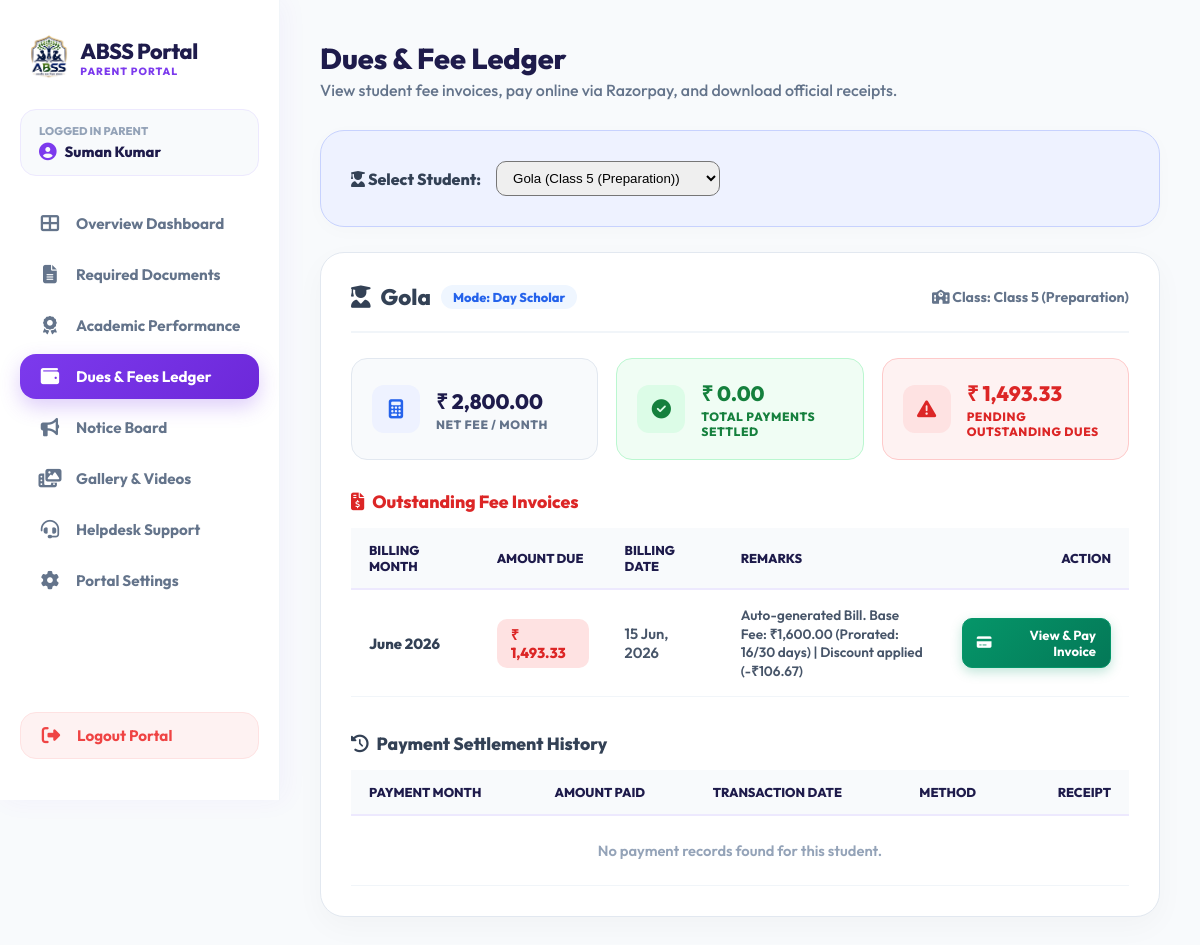
/parent/fees.php (signed in), run on the app's committed database.
### tables this page shows
CREATE TABLE `students` (
  `id` int(11) NOT NULL,
  `reg_no` varchar(20) DEFAULT NULL,
  `student_photo` varchar(255) DEFAULT NULL,
  `parent_id` int(11) DEFAULT NULL,
  `name` varchar(100) NOT NULL,
  `parent_name` varchar(100) DEFAULT NULL,
  `phone` varchar(15) DEFAULT NULL,
  `target_school` varchar(100) DEFAULT NULL,
  `class_admitted` varchar(50) DEFAULT NULL,
  `scholar_mode` varchar(50) DEFAULT 'Day Scholar',
  `monthly_discount` decimal(10,2) DEFAULT 0.00,
  `base_fee` decimal(10,2) DEFAULT 0.00,
  `last_billed_date` date DEFAULT NULL,
  `admission_date` date DEFAULT NULL,
  `status` enum('active','inactive','graduated') DEFAULT 'active',
  `created_at` timestamp NOT NULL DEFAULT current_timestamp(),
  `photo` varchar(255) DEFAULT NULL,
  `dob` date DEFAULT NULL,
  `gender` enum('Male','Female','Other') DEFAULT NULL,
  `home_address` text DEFAULT NULL,
  `city` varchar(100) DEFAULT NULL,
  `state` varchar(100) DEFAULT NULL,
  `zip_code` varchar(10) DEFAULT NULL,
  `prev_school` varchar(255) DEFAULT NULL,
  `guardian_relationship` varchar(50) DEFAULT NULL,
  `guardian_email` varchar(150) DEFAULT NULL,
  `guardian_address` text DEFAULT NULL,
  `emergency_contact_name` varchar(150) DEFAULT NULL,
  `emergency_relationship` varchar(50) DEFAULT NULL,
  `emergency_phone` varchar(20) DEFAULT NULL,
  `has_allergies` tinyint(1) DEFAULT 0,
  `allergies_detail` text DEFAULT NULL,
  `has_medical_condition` tinyint(1) DEFAULT 0,
  `medical_condition_detail` text DEFAULT NULL,
  `physician_name` varchar(150) DEFAULT NULL,
  `physician_phone` varchar(20) DEFAULT NULL,
  `insurance_provider` varchar(150) DEFAULT NULL,
  `insurance_policy` varchar(100) DEFAULT NULL
);

CREATE TABLE `fees_generated` (
  `id` int(11) NOT NULL,
  `student_id` int(11) NOT NULL,
  `amount` decimal(10,2) NOT NULL,
  `month_for` varchar(20) NOT NULL,
  `billing_date` date NOT NULL,
  `remark` varchar(255) DEFAULT NULL,
  `status` enum('unpaid','paid') DEFAULT 'unpaid',
  `created_at` timestamp NOT NULL DEFAULT current_timestamp()
);

### parent/fees.php (the view, shortened to what this page needs)
<?php
require_once 'includes/auth.php';
$pid = (int)$_SESSION['parent_id'];
$children_query = $conn->prepare("SELECT * FROM students WHERE parent_id = ? AND status = 'active' ORDER BY name ASC");
$children_query->bind_param("i", $pid);
$children_query->execute();
$children_res = $children_query->get_result();
$children = [];
while ($c = $children_res->fetch_assoc()) {
    $children[] = $c;
}
$selected_child_id = isset($_GET['child_id']) ? (int)$_GET['child_id'] : (!empty($children) ? $children[0]['id'] : 0);
$selected_child = null;
foreach ($children as $c) {
    if ($c['id'] == $selected_child_id) {
        $selected_child = $c;
        break;
    }
}
$settings = getAllSettings();
$tuition_modes = [];
if (!empty($settings['tuition_modes'])) {
    $tuition_modes = json_decode($settings['tuition_modes'], true);
} else {
    $tuition_modes = ['Day Scholar' => 3000, 'Hostler' => 5000, 'Tuition' => 1500];
}
?>
<!DOCTYPE html>
<html lang="en">
<head>
    <?php include 'includes/head_css.php'; ?>
</head>
<body>
    <?php include 'includes/sidebar.php'; ?>
    <main class="main-content">
        <header class="page-header" style="margin-bottom: 30px;">
            <h1 style="font-size: 1.8rem; margin-bottom: 4px;">Dues & Fee Ledger</h1>
            <p style="margin:0;">View student fee invoices, pay online via Razorpay, and download official receipts.</p>
        </header>
        <?php if (empty($children)): ?>
            <div class="portal-card" style="text-align: center; padding: 60px 20px;">
                <i class="fas fa-users-slash" style="font-size: 3.5rem; color: #94a3b8; margin-bottom: 20px;"></i>
                <h2>No Students Linked</h2>
                <p>Please contact the school office to link your student accounts to your parent portal.</p>
            </div>
        <?php else: ?>
            <?php if (count($children) > 1): ?>
                <div class="portal-card" style="margin-bottom: 25px; background: #eef2ff; border: 1px solid #c7d2fe;">
                    <form action="" method="GET" style="display: flex; align-items: center; gap: 15px; flex-wrap: wrap;">
                        <label style="font-weight: 800; color: var(--portal-dark);"><i class="fas fa-user-graduate"></i> Select Student:</label>
                        <select name="child_id" class="portal-input" style="max-width: 280px; margin: 0; padding:8px 12px; border-radius:10px;" onchange="this.form.submit()">
                            <?php foreach ($children as $c): ?>
                                <option value="<?php echo $c['id']; ?>" <?php echo $c['id'] == $selected_child['id'] ? 'selected' : ''; ?>>
                                    <?php echo htmlspecialchars($c['name']) . ' (' . htmlspecialchars($c['class_admitted']) . ')'; ?>
                                </option>
                            <?php endforeach; ?>
                        </select>
                    </form>
                </div>
            <?php endif; ?>
            <?php
                $child = $selected_child;
                $sid = (int)$child['id'];
                $scholar_mode = isset($child['scholar_mode']) && $child['scholar_mode'] ? $child['scholar_mode'] : 'Day Scholar';
                $monthly_standard = (float)($child['base_fee'] > 0 ? ($child['base_fee'] - $child['monthly_discount']) : ($tuition_modes[$scholar_mode] ?? 1500));
                $payments = [];
                $total_paid = 0;
                $unpaid_bills = [];
                $outstanding_dues = 0;
                $bills_query = $conn->query("
                    SELECT * FROM fees_generated
                    WHERE student_id = $sid
                    ORDER BY billing_date DESC
                ");
                if ($bills_query) {
                    while ($b = $bills_query->fetch_assoc()) {
                        if ($b['status'] === 'unpaid') {
                            $unpaid_bills[] = $b;
                            $outstanding_dues += (float)$b['amount'];
                        }
                    }
                }
                ?>
                <div class="child-fee-card">
                    <div class="student-header-banner">
                        <div>
                            <h2 style="margin:0; font-size:1.4rem; color:var(--portal-dark); display:flex; align-items:center; gap:10px; flex-wrap:wrap;">
                                <i class="fas fa-user-graduate" style="color:var(--portal-blue);"></i>
                                <?php echo htmlspecialchars($child['name']); ?>
                                <span style="font-size:0.8rem; font-weight:800; color:#2563eb; background:#eff6ff; padding:4px 12px; border-radius:50px;">Mode: <?php echo htmlspecialchars($scholar_mode); ?></span>
                            </h2>
                        </div>
                        <span style="font-weight:700; color:#64748b; font-size:0.88rem;"><i class="fas fa-school"></i> Class: <?php echo htmlspecialchars($child['class_admitted'] ? $child['class_admitted'] : 'N/A'); ?></span>
                    </div>
                    <div class="fee-stats">
                        <div class="fee-mini-card">
                            <div class="fee-mini-icon" style="background:#eef2ff; color:#2563eb;"><i class="fas fa-calculator"></i></div>
                            <div class="stat-info">
                                <h3 style="margin:0; font-size:1.3rem;">₹ <?php echo number_format($monthly_standard, 2); ?></h3>
                                <span style="font-size:0.75rem; color:#64748b; font-weight:800; text-transform:uppercase;">Net Fee / Month</span>
                            </div>
                        </div>
                        <div class="fee-mini-card paid">
                            <div class="fee-mini-icon" style="background:#dcfce7; color:#15803d;"><i class="fas fa-check-circle"></i></div>
                            <div class="stat-info">
                                <h3 style="margin:0; font-size:1.3rem; color:#15803d;">₹ <?php echo number_format($total_paid, 2); ?></h3>
                                <span style="font-size:0.75rem; color:#15803d; font-weight:800; text-transform:uppercase;">Total Payments Settled</span>
                            </div>
                        </div>
                        <div class="fee-mini-card dues">
                            <div class="fee-mini-icon" style="background:#fee2e2; color:#dc2626;"><i class="fas fa-exclamation-triangle"></i></div>
                            <div class="stat-info">
                                <h3 style="margin:0; font-size:1.3rem; color:#dc2626;">₹ <?php echo number_format($outstanding_dues, 2); ?></h3>
                                <span style="font-size:0.75rem; color:#dc2626; font-weight:800; text-transform:uppercase;">Pending Outstanding Dues</span>
                            </div>
                        </div>
                    </div>
                    <h3 style="font-size:1.1rem; margin-bottom:15px; color:#dc2626; display:flex; align-items:center; gap:8px;">
                        <i class="fas fa-file-invoice-dollar"></i> Outstanding Fee Invoices
                    </h3>
                    <div class="desktop-table-view portal-table-container" style="margin-bottom: 35px;">
                        <table>
                            <thead>
                                <tr>
                                    <th>Billing Month</th>
                                    <th>Amount Due</th>
                                    <th>Billing Date</th>
                                    <th>Remarks</th>
                                    <th style="text-align:right;">Action</th>
                                </tr>
                            </thead>
                            <tbody>
                                <?php if (empty($unpaid_bills)): ?>
                                    <tr>
                                        <td colspan="5" style="text-align:center; color:#15803d; padding:25px; font-weight: 700;">
                                            <i class="fas fa-check-circle"></i> No pending dues! All invoices for this student are fully settled.
                                        </td>
                                    </tr>
                                <?php else: ?>
                                    <?php foreach ($unpaid_bills as $bill): ?>
                                        <tr>
                                            <td style="color:var(--portal-dark); font-weight:800;"><?php echo htmlspecialchars($bill['month_for']); ?></td>
                                            <td><span class="amount-tag" style="background:#fee2e2; color:#dc2626;">₹ <?php echo number_format($bill['amount'], 2); ?></span></td>
                                            <td><?php echo date('d M, Y', strtotime($bill['billing_date'])); ?></td>
                                            <td style="font-size:0.85rem; color:#475569; max-width:250px;"><?php echo htmlspecialchars($bill['remark']); ?></td>
                                            <td style="text-align:right;">
                                                <a href="view_bill.php?id=<?php echo $bill['id']; ?>" class="btn-receipt btn-pay-action">
                                                    <i class="fas fa-credit-card"></i> View & Pay Invoice
                                                </a>
                                            </td>
                                        </tr>
                                    <?php endforeach; ?>
                                <?php endif; ?>
                            </tbody>
                        </table>
                    </div>
                    <h3 style="font-size:1.1rem; margin-bottom:15px; color:var(--portal-dark); display:flex; align-items:center; gap:8px;">
                        <i class="fas fa-history" style="color:var(--portal-blue);"></i> Payment Settlement History
                    </h3>
                    <div class="desktop-table-view portal-table-container">
                        <table>
                            <thead>
                                <tr>
                                    <th>Payment Month</th>
                                    <th>Amount Paid</th>
                                    <th>Transaction Date</th>
                                    <th>Method</th>
                                    <th style="text-align:right;">Receipt</th>
                                </tr>
                            </thead>
                            <tbody>
                                <?php if (empty($payments)): ?>
                                    <tr>
                                        <td colspan="5" style="text-align:center; color:#94a3b8; padding:25px;">No payment records found for this student.</td>
                                    </tr>
                                <?php endif; ?>
                            </tbody>
                        </table>
                    </div>
                </div>
        <?php endif; ?>
    </main>
</body>
</html>

### parent/includes/head_css.php (style rules this page uses)
:root { --portal-purple: #7c3aed; --portal-purple-dark: #6d28d9; --portal-indigo: #1e1b4b; --portal-accent: #f5f3ff; --sidebar-width: 280px; --bg-main: #f8fafc; --card-border: #ede9fe; --radius-lg: 24px; --radius-md: 16px; --radius-sm: 12px; }
* { box-sizing: border-box; }
body { background: var(--bg-main); color: #334155; font-family: 'Outfit', sans-serif; display: flex; min-height: 100vh; overflow-x: hidden; margin: 0; }
.main-content { margin-left: var(--sidebar-width); flex: 1; padding: 40px; box-sizing: border-box; max-width: 1400px; }
h1, h2, h3, h4 { font-family: 'Outfit', sans-serif; font-weight: 800; color: var(--portal-indigo); margin-top: 0; }
p { color: #64748b; font-weight: 500; }
.stat-info { display: flex; flex-direction: column; }
.stat-info h3 { margin: 0; font-size: 1.6rem; font-weight: 800; color: var(--portal-indigo); }
.stat-info span { font-size: 0.78rem; color: #64748b; font-weight: 700; text-transform: uppercase; letter-spacing: 0.05em; margin-top: 2px; }
.portal-card { background: #ffffff; padding: 30px; border-radius: var(--radius-lg); box-shadow: 0 4px 20px rgba(0,0,0,0.02); border: 1px solid var(--card-border); margin-bottom: 25px; min-width: 0; word-wrap: break-word; overflow-wrap: break-word; }
table { width: 100%; border-collapse: collapse; text-align: left; }
th { padding: 14px 18px; color: var(--portal-indigo); font-weight: 800; font-size: 0.8rem; text-transform: uppercase; background: #f8fafc; border-bottom: 2px solid #ede9fe; }
td { padding: 16px 18px; border-bottom: 1px solid #f1f5f9; color: #475569; font-weight: 600; font-size: 0.92rem; }

### parent/fees.php (style rules this page uses)
.child-fee-card { margin-bottom: 40px; background: #ffffff; padding: 30px; border-radius: var(--radius-lg); box-shadow: 0 10px 30px rgba(0,0,0,0.03); border: 1px solid #e2e8f0; }
.student-header-banner { border-bottom: 2px solid #f1f5f9; padding-bottom: 20px; margin-bottom: 25px; display: flex; align-items: center; justify-content: space-between; flex-wrap: wrap; gap: 15px; }
.fee-stats { display: grid; grid-template-columns: repeat(auto-fit, minmax(200px, 1fr)); gap: 18px; margin-bottom: 30px; }
.fee-mini-card { background: #f8fafc; border-radius: 16px; padding: 20px; border: 1px solid #e2e8f0; display: flex; align-items: center; gap: 16px; }
.fee-mini-card.paid { border-color: #bbf7d0; background: #f0fdf4; }
.fee-mini-card.dues { border-color: #fecaca; background: #fef2f2; }
.fee-mini-icon { width: 48px; height: 48px; border-radius: 12px; display: flex; align-items: center; justify-content: center; font-size: 1.2rem; flex-shrink: 0; }
.amount-tag { background: #f0fdf4; color: #166534; padding: 6px 14px; border-radius: 10px; font-weight: 800; font-size: 0.9rem; display: inline-block; }
.btn-receipt { background: #f1f5f9; color: #334155; border: 1px solid #cbd5e1; padding: 8px 14px; border-radius: 10px; font-weight: 700; cursor: pointer; text-decoration: none; display: inline-flex; align-items: center; gap: 6px; font-size: 0.82rem; transition: all 0.25s ease; }
.btn-pay-action { background: linear-gradient(135deg, #059669, #047857); color: #ffffff !important; border-color: #059669; box-shadow: 0 4px 12px rgba(5, 150, 105, 0.25); }
@media (min-width: 641px) { .desktop-table-view { display: block !important; } }

### data on the page
students: name "Gola", scholar_mode "Day Scholar", class_admitted "Class 5 (Preparation)", monthly_standard "2,800.00"
fees_generated: month_for "June 2026", amount "1,493.33", billing_date "15 Jun, 2026", remark "Auto-generated Bill. Base Fee: ₹1,600.00 (Prorated: 16/30 days) | Discount applied (-₹106.67)"

### other printed values
$_SESSION['parent_name'] "Suman Kumar"
$total_paid "0.00"
$outstanding_dues "1,493.33"
form field child_id "Gola (Class 5 (Preparation))"
